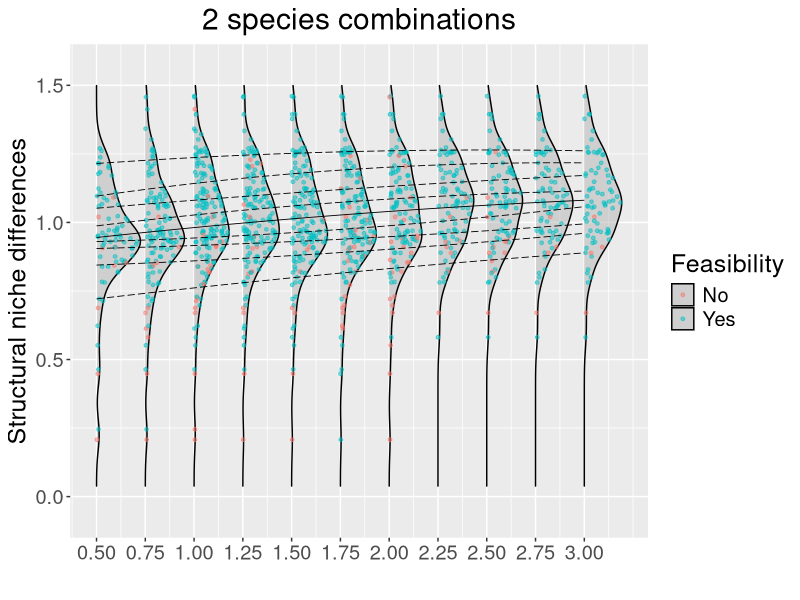
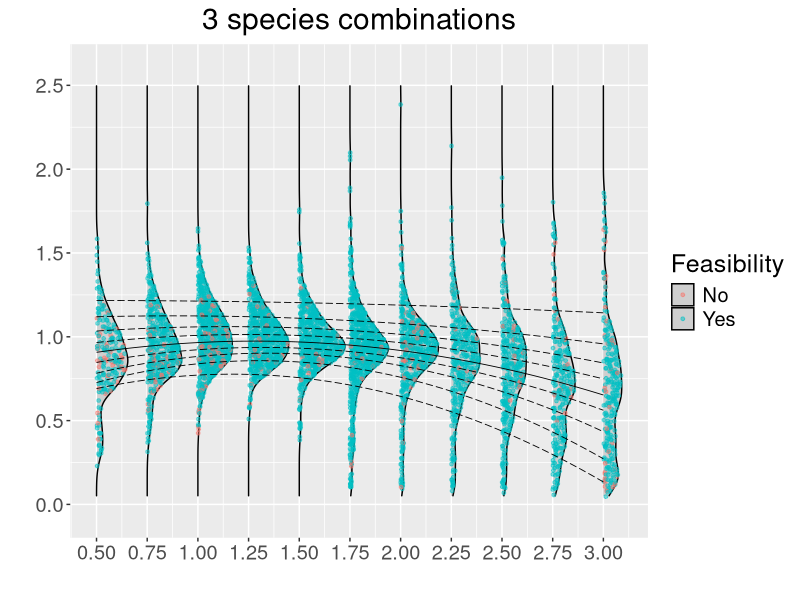

Reproduce these figures in R, in order. (Note: this script raises an error after producing the figures.)
#load coexistence 2 species results
coex2 <- read.csv(file = "results/results-LUI_coexistence-2spp.csv")
coex2$feasibility <- as.factor(coex2$feasibility)

coex3 <- read.csv(file = "results/results-LUI_coexistence-3spp.csv")
coex3$feasibility <- as.factor(coex3$feasibility)

#ridges
library(ggplot2)
library(ggpubr)
library(ggridges)
library(png)
library(quantreg)

#quantile

#coex2
eq <- SND ~ a * LUI^2 + b * LUI  + c

nlrq1 <- nlrq(eq, data=coex2, start = list(a = 3, b = 5, c = 5), tau = 0.1)
summary(nlrq1)
nlrq2 <- nlrq(eq, data=coex2, start = list(a = 2, b = 2, c = 5), tau = 0.2)
summary(nlrq2)
nlrq3 <- nlrq(eq, data=coex2, start = list(a = 2, b = 2, c = 5), tau = 0.3)
summary(nlrq3)
nlrq4 <- nlrq(eq, data=coex2, start = list(a = 3, b = 5, c = 5), tau = 0.4)
summary(nlrq4)
nlrq5 <- nlrq(eq, data=coex2, start = list(a = 2, b = 2, c = 5), tau = 0.5)
summary(nlrq5)
nlrq6 <- nlrq(eq, data=coex2, start = list(a = 2, b = 2, c = 5), tau = 0.6)
summary(nlrq6)
nlrq7 <- nlrq(eq, data=coex2, start = list(a = 3, b = 5, c = 5), tau = 0.7)
summary(nlrq7)
nlrq8 <- nlrq(eq, data=coex2, start = list(a = 2, b = 2, c = 5), tau = 0.8)
summary(nlrq8)
nlrq9 <- nlrq(eq, data=coex2, start = list(a = 2, b = 2, c = 5), tau = 0.9)
summary(nlrq9)

# the usual calculation of the corresponding line

predict_range <- data.frame(LUI = seq(0.5, 3.0, length = 100))
l1 <- within(predict_range,  SND <- predict(nlrq1, newdata = predict_range))
l2 <- within(predict_range,SND <- predict(nlrq2,  newdata = predict_range))
l3 <- within(predict_range,  SND <- predict(nlrq3, newdata = predict_range))
l4 <- within(predict_range,SND <- predict(nlrq4,  newdata = predict_range))
l5 <- within(predict_range,  SND <- predict(nlrq5, newdata = predict_range))
l6 <- within(predict_range,SND <- predict(nlrq6,  newdata = predict_range))
l7 <- within(predict_range,  SND <- predict(nlrq7, newdata = predict_range))
l8 <- within(predict_range,SND <- predict(nlrq8,  newdata = predict_range))
l9 <- within(predict_range,SND <- predict(nlrq9,  newdata = predict_range))


#common features for all figures
size_text <- 18 #text size
size_points <- 1
size_figure <- c(12, 16) #width and height for saving the final figure


#structural niche differences 2 species----
SND2 <- ggplot(data = coex2, aes(x = SND, y = LUI)) +
  stat_density_ridges(aes(group = LUI, point_color = feasibility),
                      scale = 0.9,
                      alpha = 0.5,
                      quantile_lines = FALSE,
                      jittered_points = TRUE,
                      point_size = size_points,
                      position = "points_sina",
                      show.legend = TRUE) +
  scale_point_color_hue(name = "Feasibility",
                        breaks = c("0", "1"),
                        labels = c("No", "Yes")) +
  ###
  #quantiles
  geom_line(data=l1,linetype = "longdash", orientation = "y", size=0.3) +
  geom_line(data=l2, linetype = "longdash", orientation = "y", size=0.3) +
  geom_line(data=l3, linetype = "longdash", orientation = "y", size=0.3) +
  geom_line(data=l4, linetype = "longdash", orientation = "y", size=0.3) +
  geom_line(data=l5, orientation = "y", size=0.3) + # this is because it is the median.
  geom_line(data=l6, linetype = "longdash", orientation = "y", size=0.3) +
  geom_line(data=l7, linetype = "longdash", orientation = "y", size=0.3) +
  geom_line(data=l8, linetype = "longdash", orientation = "y", size=0.3) +
  geom_line(data=l9, linetype = "longdash", orientation = "y", size=0.3) +
  ###
  
  scale_y_continuous(breaks = seq(0.5, 3, 0.25)) +
  scale_x_continuous(expand = expansion(0.1),
                     breaks = seq(0,
                                  round(max(c(coex2$SND, coex3$SND)), 1),
                                  by = 0.5),
                     limits = c(min(c(0, 0)),
                                max(c(1.5, 1.5)))) +
  xlab("Structural niche differences") +
  ylab(" ") +
  ggtitle("2 species combinations") +
  coord_flip() +
  theme(text = element_text(size = size_text),
        plot.title = element_text(hjust = 0.5)); SND2





#structural niche differences 3 species----
#quantile

#coex3
eq <- SND ~ a * LUI^2 + b * LUI  + c

nlrq1 <- nlrq(eq, data=coex3, start = list(a = 3, b = 5, c = 5), tau = 0.1)
summary(nlrq1)
nlrq2 <- nlrq(eq, data=coex3, start = list(a = 2, b = 2, c = 5), tau = 0.2)
summary(nlrq2)
nlrq3 <- nlrq(eq, data=coex3, start = list(a = 2, b = 2, c = 5), tau = 0.3)
summary(nlrq3)
nlrq4 <- nlrq(eq, data=coex3, start = list(a = 3, b = 5, c = 5), tau = 0.4)
summary(nlrq4)
nlrq5 <- nlrq(eq, data=coex3, start = list(a = 2, b = 2, c = 5), tau = 0.5)
summary(nlrq5)
nlrq6 <- nlrq(eq, data=coex3, start = list(a = 2, b = 2, c = 5), tau = 0.6)
summary(nlrq6)
nlrq7 <- nlrq(eq, data=coex3, start = list(a = 3, b = 5, c = 5), tau = 0.7)
summary(nlrq7)
nlrq8 <- nlrq(eq, data=coex3, start = list(a = 2, b = 2, c = 5), tau = 0.8)
summary(nlrq8)
nlrq9 <- nlrq(eq, data=coex3, start = list(a = 2, b = 2, c = 5), tau = 0.9)
summary(nlrq9)

# the usual calculation of the corresponding line

predict_range <- data.frame(LUI = seq(0.5, 3.0, length = 100))
l1 <- within(predict_range,  SND <- predict(nlrq1, newdata = predict_range))
l2 <- within(predict_range,SND <- predict(nlrq2,  newdata = predict_range))
l3 <- within(predict_range,  SND <- predict(nlrq3, newdata = predict_range))
l4 <- within(predict_range,SND <- predict(nlrq4,  newdata = predict_range))
l5 <- within(predict_range,  SND <- predict(nlrq5, newdata = predict_range))
l6 <- within(predict_range,SND <- predict(nlrq6,  newdata = predict_range))
l7 <- within(predict_range,  SND <- predict(nlrq7, newdata = predict_range))
l8 <- within(predict_range,SND <- predict(nlrq8,  newdata = predict_range))
l9 <- within(predict_range,SND <- predict(nlrq9,  newdata = predict_range))

SND3 <- ggplot(data = coex3, aes(x = SND, y = LUI)) +
  stat_density_ridges(aes(group = LUI, point_color = feasibility),
                      scale = 0.9,
                      alpha = 0.5,
                      quantile_lines = FALSE,
                      jittered_points = TRUE,
                      point_size = size_points,
                      position = "points_sina",
                      show.legend = TRUE) +
  scale_point_color_hue(name = "Feasibility",
                        breaks = c("0", "1"),
                        labels = c("No", "Yes")) +
  ###
  #quantiles
  geom_line(data=l1,linetype = "longdash", orientation = "y", size=0.3) +
  geom_line(data=l2, linetype = "longdash", orientation = "y", size=0.3) +
  geom_line(data=l3, linetype = "longdash", orientation = "y", size=0.3) +
  geom_line(data=l4, linetype = "longdash", orientation = "y", size=0.3) +
  geom_line(data=l5, orientation = "y", size=0.3) + # this is because it is the median.
  geom_line(data=l6, linetype = "longdash", orientation = "y", size=0.3) +
  geom_line(data=l7, linetype = "longdash", orientation = "y", size=0.3) +
  geom_line(data=l8, linetype = "longdash", orientation = "y", size=0.3) +
  geom_line(data=l9, linetype = "longdash", orientation = "y", size=0.3) +
  ###
  scale_y_continuous(breaks = seq(0.5, 3, 0.25)) +
  scale_x_continuous(expand = expansion(0.1),
                     breaks = seq(0,
                                  round(max(c(coex2$SND, coex3$SND)), 1),
                                  by = 0.5),
                     limits = c(min(c(coex2$SND, coex3$SND)),
                                max(c(2.5, 2.5)))) +
  xlab(" ") +
  ylab(" ") +
  ggtitle("3 species combinations") +
  coord_flip() +
  theme(text = element_text(size = size_text),
        plot.title = element_text(hjust = 0.5)); SND3

#load quantile regression image
img <- load.image("figures/quantile.reg.niche.3.png")
SND3 <- ggdraw(SND3) +
  draw_image(img, x=.18, y=.24, scale=0.35)
SND3


#structural fitness differences 2 species
SFD2 <- ggplot(data = coex2, aes(x = SFD, y = LUI)) +
  stat_density_ridges(aes(group = LUI, point_color = feasibility),
                      scale = 0.9,
                      alpha = 0.5,
                      quantile_lines = FALSE,
                      jittered_points = TRUE,
                      point_size = size_points,
                      position = "points_sina",
                      show.legend = TRUE) +
  scale_point_color_hue(name = "Feasibility",
                        breaks = c("0", "1"),
                        labels = c("No", "Yes")) +
  ###
  #quantiles
  ###
  scale_y_continuous(breaks = seq(0.5, 3, 0.25)) +
  scale_x_continuous(expand = expansion(0.1),
                     breaks = seq(0,
                                  round((max(c(coex2$SFD, coex3$SFD))/10))*10,
                                  by = 20),
                     limits = c(min(c(coex2$SFD, coex3$SFD)),
                                max(c(120,120)))) +
  ylab("Land use intensity (LUI)") +
  xlab("Structural fitness differences") +
  ggtitle(" ") +
  coord_flip() +
  theme(text = element_text(size = size_text)); SFD2

#load quantile regression image
img <- load.image("figures/quantile.reg.fitness.2.png")
SFD2 <- ggdraw(SFD2) +
  draw_image(img, x=.18, y=.24, scale=0.35)
SFD2


#structural fitness differences 3 species
SFD3 <- ggplot(data = coex3, aes(x = SFD, y = LUI)) +
  stat_density_ridges(aes(group = LUI, point_color = feasibility),
                      scale = 0.9,
                      alpha = 0.5,
                      quantile_lines = FALSE,
                      jittered_points = TRUE,
                      point_size = size_points,
                      position = "points_sina",
                      show.legend = TRUE) +
  scale_point_color_hue(name = "Feasibility",
                        breaks = c("0", "1"),
                        labels = c("No", "Yes")) +
  ###
  #quantiles
  ###
  scale_y_continuous(breaks = seq(0.5, 3, 0.25)) +
  scale_x_continuous(expand = expansion(0.1),
                     breaks = seq(0,
                                  round((max(c(coex2$SFD, coex3$SFD))/10))*10,
                                  by = 20),
                     limits = c(min(c(coex2$SFD, coex3$SFD)),
                                max(c(120,120)))) +
  xlab(" ") +
  ylab("Land use intensity (LUI)") +
  ggtitle(" ") +
  coord_flip() +
  theme(text = element_text(size = size_text)); SFD3

#load quantile regression image
img <- load.image("figures/quantile.reg.fitness.3.png")
SFD3 <- ggdraw(SFD3) +
  draw_image(img, x=.18, y=.24, scale=0.35)
SFD3

#put them together
ggarrange(SND2, SND3, SFD2, SFD3,
          ncol = 2, nrow = 2,
          common.legend = TRUE,
          legend = "right",
          align = "hv",
          labels = "AUTO",
          font.label = list(size = size_text + 5),
          hjust = -1.2,
          vjust = 1.8)

ggsave("figures/Fig1_flipped.png", device = "png",
       dpi = 320, width = size_figure[2], height = size_figure[1])

#VIOLIN with BOXPLOT
#ggplot(data = coex3, aes(x = LUI, y = SFD, group = LUI)) +
#  geom_violin(fill = "grey") +
#  geom_boxplot(aes(group = LUI), width = 0.05, outlier.colour = NA) +
#  stat_summary(fun = mean, geom = "point", size = 2, color = "blue") +
#  xlab("Land use intensity") +
#  ylab("Structural fitness differences") +
#  scale_x_continuous(breaks = seq(0.5, 3, 0.25)) +
#  scale_y_continuous(expand = expansion(0.1),
#                     breaks = seq(0,
#                                  round((max(c(coex2$SFD, coex3$SFD))/10))*10,
#                                  by = 20),
#                     limits = c(min(c(coex2$SFD, coex3$SFD)),
#                                max(c(coex2$SFD, coex3$SFD))))
#ggsave("figures/violin_SFD3.png", device = "png",
#       dpi = 320, width = 8, height = 6)
